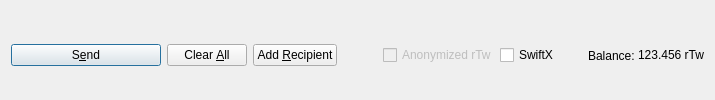
         <widget class="QFrame" name="frame_Send">
          <layout class="QHBoxLayout" name="horizontalLayout">
           <property name="bottomMargin">
            <number>0</number>
           </property>
           <item>
            <widget class="QPushButton" name="sendButton">
             <property name="minimumSize">
              <size>
               <width>150</width>
               <height>0</height>
              </size>
             </property>
             <property name="toolTip">
              <string>Confirm the send action</string>
             </property>
             <property name="text">
              <string>S&amp;end</string>
             </property>
             <property name="icon">
              <iconset resource="../mubdi.qrc">
               <normaloff>:/icons/send</normaloff>:/icons/send</iconset>
             </property>
             <property name="autoDefault">
              <bool>false</bool>
             </property>
             <property name="default">
              <bool>true</bool>
             </property>
            </widget>
           </item>
           <item>
            <widget class="QPushButton" name="clearButton">
             <property name="sizePolicy">
              <sizepolicy hsizetype="Minimum" vsizetype="Fixed">
               <horstretch>0</horstretch>
               <verstretch>0</verstretch>
              </sizepolicy>
             </property>
             <property name="toolTip">
              <string>Clear all fields of the form.</string>
             </property>
             <property name="text">
              <string>Clear &amp;All</string>
             </property>
             <property name="icon">
              <iconset resource="../mubdi.qrc">
               <normaloff>:/icons/remove</normaloff>:/icons/remove</iconset>
             </property>
             <property name="autoDefault">
              <bool>false</bool>
             </property>
            </widget>
           </item>
           <item>
            <widget class="QPushButton" name="addButton">
             <property name="toolTip">
              <string>Send to multiple recipients at once</string>
             </property>
             <property name="text">
              <string>Add &amp;Recipient</string>
             </property>
             <property name="icon">
              <iconset resource="../mubdi.qrc">
               <normaloff>:/icons/add</normaloff>:/icons/add</iconset>
             </property>
             <property name="autoDefault">
              <bool>false</bool>
             </property>
            </widget>
           </item>
           <item>
            <spacer name="horizontalSpacer">
             <property name="orientation">
              <enum>Qt::Horizontal</enum>
             </property>
             <property name="sizeHint" stdset="0">
              <size>
               <width>40</width>
               <height>20</height>
              </size>
             </property>
            </spacer>
           </item>
           <item>
            <layout class="QHBoxLayout" name="horizontalLayout_2">
             <property name="spacing">
              <number>3</number>
             </property>
             <item>
              <widget class="QCheckBox" name="checkzMuBdI">
               <property name="enabled">
                <bool>false</bool>
               </property>
               <property name="text">
                <string>Anonymized rTw</string>
               </property>
              </widget>
             </item>
             <item>
              <widget class="QCheckBox" name="checkSwiftTX">
               <property name="enabled">
                <bool>true</bool>
               </property>
               <property name="minimumSize">
                <size>
                 <width>85</width>
                 <height>0</height>
                </size>
               </property>
               <property name="text">
                <string>SwiftX</string>
               </property>
              </widget>
             </item>
             <item>
              <widget class="QLabel" name="label">
               <property name="text">
                <string>Balance:</string>
               </property>
              </widget>
             </item>
             <item>
              <widget class="QLabel" name="labelBalance">
               <property name="sizePolicy">
                <sizepolicy hsizetype="Preferred" vsizetype="Fixed">
                 <horstretch>0</horstretch>
                 <verstretch>0</verstretch>
                </sizepolicy>
               </property>
               <property name="cursor">
                <cursorShape>IBeamCursor</cursorShape>
               </property>
               <property name="text">
                <string notr="true">123.456 rTw</string>
               </property>
               <property name="textInteractionFlags">
                <set>Qt::LinksAccessibleByMouse|Qt::TextSelectableByKeyboard|Qt::TextSelectableByMouse</set>
               </property>
              </widget>
             </item>
            </layout>
           </item>
          </layout>
         </widget>
